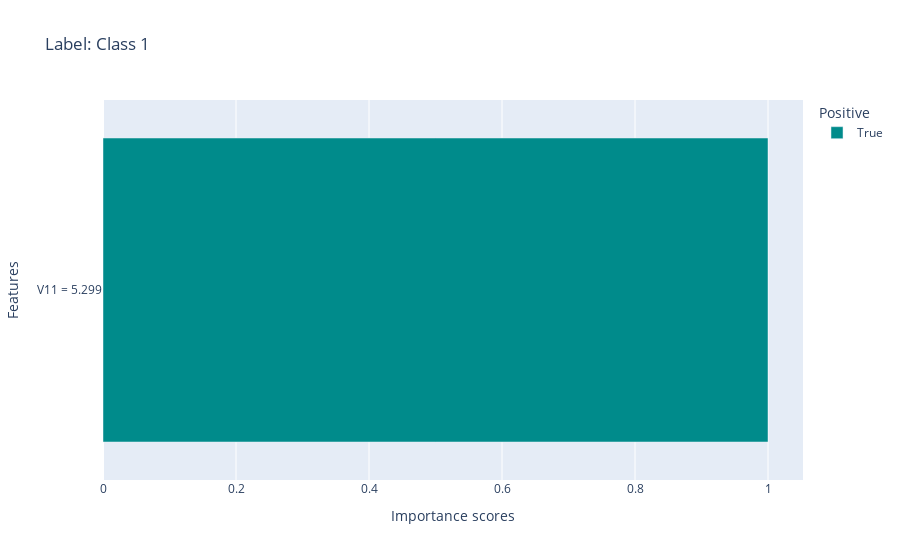

Source (notebook cell):
### Code cell
local_explanations['l2x'].ipython_plot()
local_explanations['lime'].ipython_plot()
local_explanations['mace'].ipython_plot()
local_explanations['predict'].ipython_plot(index=0)
local_explanations['shap'].ipython_plot

### Figure 1 — Plotly figure (JSON) as saved in the notebook; plotly's stock layout.template omitted (floating-point values rounded to 4 significant figures)
{"data": [{"alignmentgroup": "True", "hovertemplate": "Positive=True<br>Importance scores=%{x}<br>Features=%{y}<extra></extra>", "legendgroup": "True", "marker": {"color": "#008B8B", "pattern": {"shape": ""}}, "name": "True", "offsetgroup": "True", "orientation": "h", "showlegend": true, "textposition": "auto", "type": "bar", "x": [1], "xaxis": "x", "y": ["V11 = 5.299"], "yaxis": "y"}], "layout": {"barmode": "relative", "legend": {"title": {"text": "Positive"}, "tracegroupgap": 0}, "title": {"text": "Label: Class 1"}, "xaxis": {"anchor": "y", "domain": [0, 1], "title": {"text": "Importance scores"}}, "yaxis": {"anchor": "x", "domain": [0, 1], "title": {"text": "Features"}}}}
